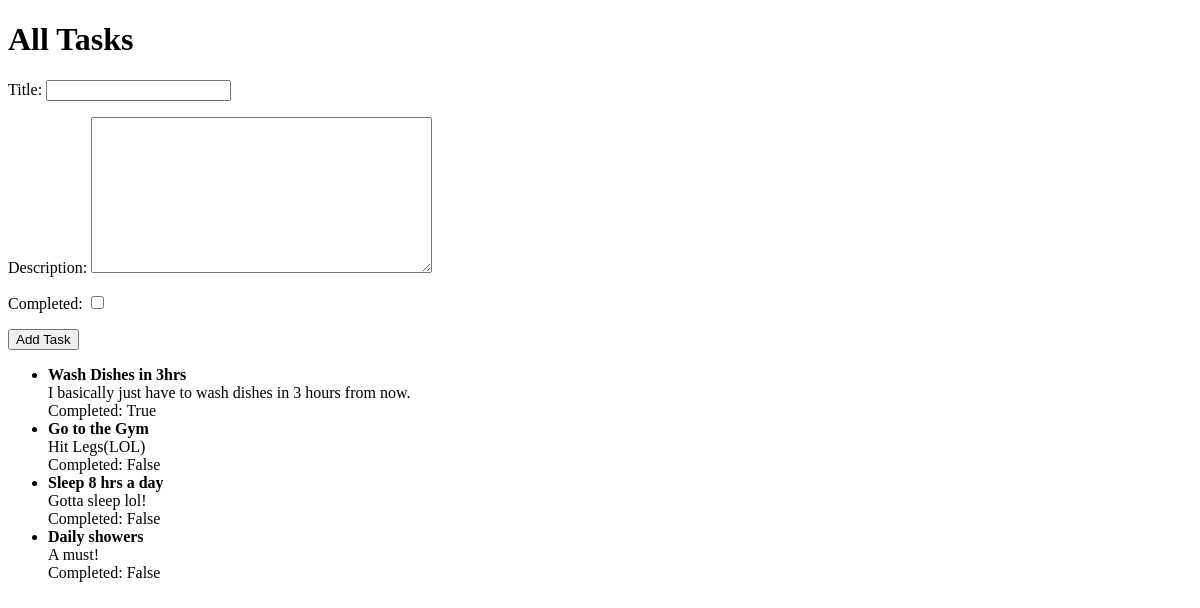
The page /accounts/tasks/ (signed in) on the database as committed earlier.
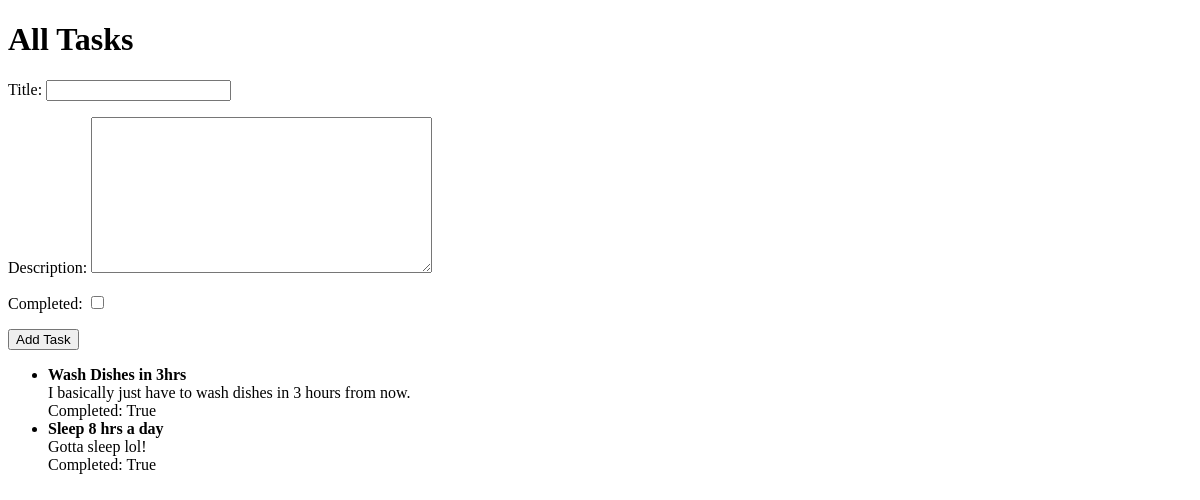
The same page on the database as committed later.
### accounts/models.py (models this page shows, shortened)
class Task(models.Model):
    user = models.ForeignKey(User, on_delete=models.CASCADE)
    title = models.CharField(max_length=200)
    description = models.TextField(blank=True)
    completed = models.BooleanField(default=False)

### accounts/views.py (the view)
# urls.py: path('tasks/', views.task_list, name='task_list'),
@login_required
def task_list(request):
    tasks = Task.objects.filter(user=request.user)
    if request.method == 'POST':
        form = TaskForm(request.POST)
        if form.is_valid():
            task = form.save(commit=False)
            task.user = request.user
            task.save()
            return redirect('task_list')
    else:
        form = TaskForm()
    return render(request, 'accounts/task_list.html', {
        'tasks': tasks,
        'form': form
    })

### accounts/forms.py
class TaskForm(forms.ModelForm):
    class Meta:
        model = Task
        fields = ['title', 'description', 'completed']

### templates/accounts/task_list.html (shortened to what this page needs)
<!DOCTYPE html>
<html>
<head>
</head>
<body>
    <h1>All Tasks</h1>
    <form method="POST">
        {{ form.as_p }}
        <button type="submit">Add Task</button>
    </form>
    <ul>
        {% for task in tasks %}
            <li>
                <strong>{{ task.title }}</strong><br>
                {{ task.description }}<br>
                Completed: {{ task.completed }}
            </li>
        {% endfor %}
    </ul>
</body>
</html>

Rows that differ between the two databases and show on the page:
removed Task: title "Go to the Gym", description "Hit Legs(LOL)", completed "False"
removed Task: title "Daily showers", description "A must!", completed "False"
changed Task "Sleep 8 hrs a day": completed "False" → "True"
